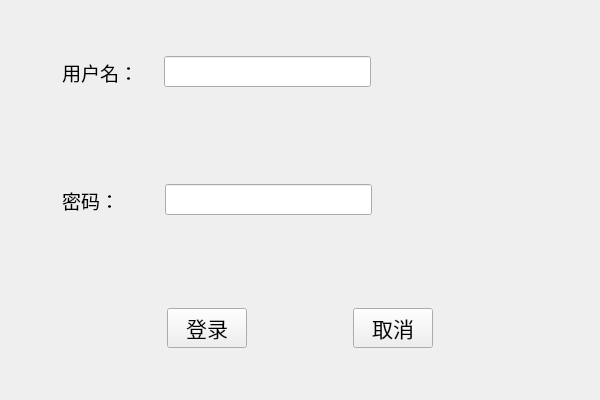
<?xml version="1.0" encoding="UTF-8"?>
<ui version="4.0">
 <class>demo1Class</class>
 <widget class="QWidget" name="demo1Class">
  <property name="geometry">
   <rect>
    <x>0</x>
    <y>0</y>
    <width>600</width>
    <height>400</height>
   </rect>
  </property>
  <property name="sizePolicy">
   <sizepolicy hsizetype="Expanding" vsizetype="Expanding">
    <horstretch>0</horstretch>
    <verstretch>0</verstretch>
   </sizepolicy>
  </property>
  <property name="minimumSize">
   <size>
    <width>600</width>
    <height>400</height>
   </size>
  </property>
  <property name="maximumSize">
   <size>
    <width>600</width>
    <height>400</height>
   </size>
  </property>
  <property name="windowTitle">
   <string>demo</string>
  </property>
  <layout class="QVBoxLayout" name="verticalLayout">
   <item>
    <widget class="QWidget" name="widget_2" native="true">
     <layout class="QHBoxLayout" name="horizontalLayout">
      <item>
       <spacer name="horizontalSpacer_3">
        <property name="orientation">
         <enum>Qt::Orientation::Horizontal</enum>
        </property>
        <property name="sizeType">
         <enum>QSizePolicy::Policy::Preferred</enum>
        </property>
        <property name="sizeHint" stdset="0">
         <size>
          <width>40</width>
          <height>20</height>
         </size>
        </property>
       </spacer>
      </item>
      <item>
       <widget class="QLabel" name="label">
        <property name="maximumSize">
         <size>
          <width>16777215</width>
          <height>16777215</height>
         </size>
        </property>
        <property name="font">
         <font>
          <pointsize>14</pointsize>
         </font>
        </property>
        <property name="text">
         <string>用户名：</string>
        </property>
       </widget>
      </item>
      <item>
       <spacer name="horizontalSpacer">
        <property name="orientation">
         <enum>Qt::Orientation::Horizontal</enum>
        </property>
        <property name="sizeType">
         <enum>QSizePolicy::Policy::Preferred</enum>
        </property>
        <property name="sizeHint" stdset="0">
         <size>
          <width>20</width>
          <height>20</height>
         </size>
        </property>
       </spacer>
      </item>
      <item>
       <widget class="QLineEdit" name="lineEdit">
        <property name="minimumSize">
         <size>
          <width>0</width>
          <height>0</height>
         </size>
        </property>
        <property name="maximumSize">
         <size>
          <width>16777215</width>
          <height>16777215</height>
         </size>
        </property>
        <property name="font">
         <font>
          <pointsize>14</pointsize>
         </font>
        </property>
       </widget>
      </item>
      <item>
       <spacer name="horizontalSpacer_2">
        <property name="orientation">
         <enum>Qt::Orientation::Horizontal</enum>
        </property>
        <property name="sizeHint" stdset="0">
         <size>
          <width>40</width>
          <height>20</height>
         </size>
        </property>
       </spacer>
      </item>
     </layout>
    </widget>
   </item>
   <item>
    <widget class="QWidget" name="widget" native="true">
     <layout class="QHBoxLayout" name="horizontalLayout_3">
      <item>
       <spacer name="horizontalSpacer_6">
        <property name="orientation">
         <enum>Qt::Orientation::Horizontal</enum>
        </property>
        <property name="sizeType">
         <enum>QSizePolicy::Policy::Preferred</enum>
        </property>
        <property name="sizeHint" stdset="0">
         <size>
          <width>40</width>
          <height>20</height>
         </size>
        </property>
       </spacer>
      </item>
      <item>
       <widget class="QLabel" name="label_2">
        <property name="font">
         <font>
          <pointsize>14</pointsize>
         </font>
        </property>
        <property name="text">
         <string>密码：</string>
        </property>
       </widget>
      </item>
      <item>
       <spacer name="horizontalSpacer_4">
        <property name="orientation">
         <enum>Qt::Orientation::Horizontal</enum>
        </property>
        <property name="sizeType">
         <enum>QSizePolicy::Policy::Preferred</enum>
        </property>
        <property name="sizeHint" stdset="0">
         <size>
          <width>40</width>
          <height>20</height>
         </size>
        </property>
       </spacer>
      </item>
      <item>
       <widget class="QLineEdit" name="lineEdit_2">
        <property name="font">
         <font>
          <pointsize>14</pointsize>
         </font>
        </property>
       </widget>
      </item>
      <item>
       <spacer name="horizontalSpacer_5">
        <property name="orientation">
         <enum>Qt::Orientation::Horizontal</enum>
        </property>
        <property name="sizeType">
         <enum>QSizePolicy::Policy::Expanding</enum>
        </property>
        <property name="sizeHint" stdset="0">
         <size>
          <width>100</width>
          <height>20</height>
         </size>
        </property>
       </spacer>
      </item>
     </layout>
    </widget>
   </item>
   <item>
    <widget class="QWidget" name="widget_3" native="true">
     <layout class="QHBoxLayout" name="horizontalLayout_2">
      <item>
       <spacer name="horizontalSpacer_8">
        <property name="orientation">
         <enum>Qt::Orientation::Horizontal</enum>
        </property>
        <property name="sizeHint" stdset="0">
         <size>
          <width>40</width>
          <height>20</height>
         </size>
        </property>
       </spacer>
      </item>
      <item>
       <widget class="QPushButton" name="pushButton">
        <property name="font">
         <font>
          <family>Microsoft YaHei</family>
          <pointsize>16</pointsize>
         </font>
        </property>
        <property name="text">
         <string>登录</string>
        </property>
       </widget>
      </item>
      <item>
       <spacer name="horizontalSpacer_7">
        <property name="orientation">
         <enum>Qt::Orientation::Horizontal</enum>
        </property>
        <property name="sizeType">
         <enum>QSizePolicy::Policy::Preferred</enum>
        </property>
        <property name="sizeHint" stdset="0">
         <size>
          <width>100</width>
          <height>20</height>
         </size>
        </property>
       </spacer>
      </item>
      <item>
       <widget class="QPushButton" name="pushButton_2">
        <property name="font">
         <font>
          <family>Microsoft YaHei</family>
          <pointsize>16</pointsize>
         </font>
        </property>
        <property name="text">
         <string>取消</string>
        </property>
       </widget>
      </item>
      <item>
       <spacer name="horizontalSpacer_9">
        <property name="orientation">
         <enum>Qt::Orientation::Horizontal</enum>
        </property>
        <property name="sizeHint" stdset="0">
         <size>
          <width>40</width>
          <height>20</height>
         </size>
        </property>
       </spacer>
      </item>
     </layout>
    </widget>
   </item>
  </layout>
 </widget>
 <layoutdefault spacing="6" margin="11"/>
 <resources/>
 <connections/>
</ui>
